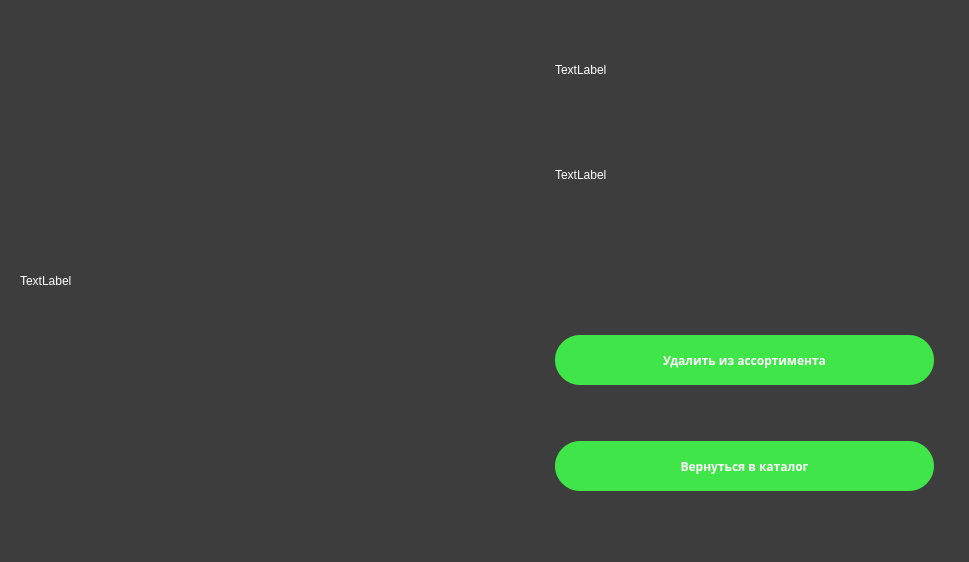
<?xml version="1.0" encoding="UTF-8"?>
<ui version="4.0">
 <class>GuitarPage</class>
 <widget class="QWidget" name="GuitarPage">
  <property name="geometry">
   <rect>
    <x>0</x>
    <y>0</y>
    <width>969</width>
    <height>562</height>
   </rect>
  </property>
  <property name="windowTitle">
   <string>Form</string>
  </property>
  <property name="styleSheet">
   <string notr="true">QWidget {
	background-color:#3d3d3d;
	color:white;
}
QPushButton{
	margin-right:150px;
	margin-bottom:50px;
	color : white;
	background-color: #40e649;
	border-radius: 25px;
	height : 50%;
	width:100%;
}
QPushButton:hover{
	color : white;
	background-color: #35bd3c;
	height : 50%;
	width:100%;
}</string>
  </property>
  <widget class="QWidget" name="gridLayoutWidget">
   <property name="geometry">
    <rect>
     <x>20</x>
     <y>20</y>
     <width>1064</width>
     <height>521</height>
    </rect>
   </property>
   <layout class="QGridLayout" name="gridLayout">
    <item row="1" column="1">
     <widget class="QLabel" name="descriptionLabel">
      <property name="text">
       <string>TextLabel</string>
      </property>
     </widget>
    </item>
    <item row="3" column="1">
     <widget class="QPushButton" name="pushButton">
      <property name="font">
       <font>
        <family>Segoe UI Black</family>
        <weight>75</weight>
        <bold>true</bold>
       </font>
      </property>
      <property name="text">
       <string>Удалить из ассортимента</string>
      </property>
     </widget>
    </item>
    <item row="0" column="1">
     <widget class="QLabel" name="nameLabel">
      <property name="text">
       <string>TextLabel</string>
      </property>
     </widget>
    </item>
    <item row="4" column="1">
     <widget class="QPushButton" name="returnButton">
      <property name="font">
       <font>
        <family>Segoe UI Black</family>
        <weight>75</weight>
        <bold>true</bold>
       </font>
      </property>
      <property name="text">
       <string>Вернуться в каталог</string>
      </property>
     </widget>
    </item>
    <item row="0" column="0" rowspan="5">
     <widget class="QLabel" name="imgLabel">
      <property name="text">
       <string>TextLabel</string>
      </property>
     </widget>
    </item>
   </layout>
  </widget>
 </widget>
 <resources/>
 <connections/>
</ui>
